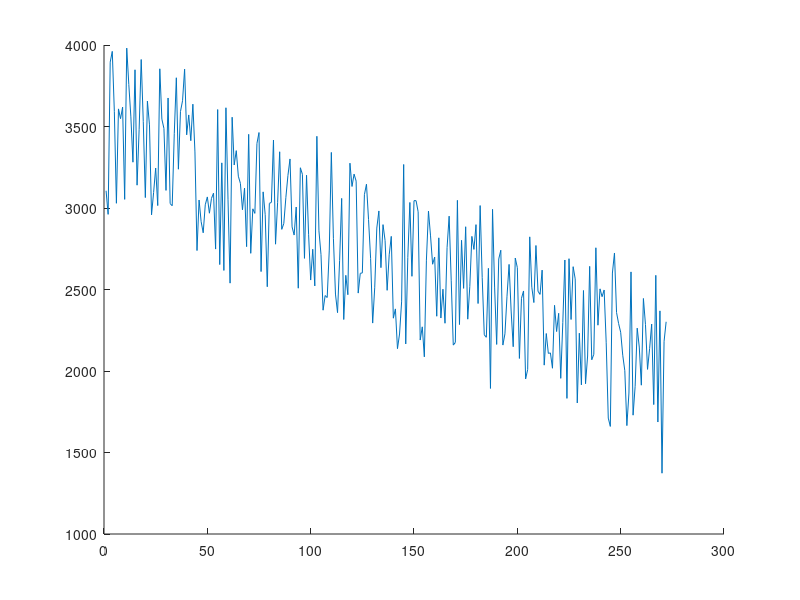

Source code (MATLAB): (Note: this script raises an error after producing the figure.)
%% Caffeine Reaction Times Plot %%

% Project Summary:
    % This project analyzed the relationship between caffeine and reaction
    % times. Three participants were exposed to three different levels of
    % caffeine (in milligrams): 400 mg, 200 mg, and a control participant
    % that was not exposed to any caffeine. 
    
% Script Summary:
    % The purpose of this script is to import the data gathered from the
    % experiment described above, remove invalid trials, and then plot 
    % the valid data into a trace plot. This trace plot will serve as the
    % only output.

% Author:           Mystery (Wo)Man        
% Contact Email:    mystery(wo)man@nyu.edu
% Date Created:     06/08/2019 (mm/dd/yyyy)

% Revision History (date format: mm/dd/yyyy)

% Revision #: Original
% Date              % Author        % Description
% 06/08/2019        % M. (Wo)Man    % Script was created

%% 0 ~ Loading the Data & Intializing Variables

% 0.a ~ Tabula Rasa
clear all   % Clear memory
close all   % Close open figures

% 0.b ~ Load Data into Workspace
load('Assignment1_data.mat')

% The Variables Being Loaded:
    % Participant response times (in ms) when exposed to different
    % conditions are captured in the below variables:
        % data_caffeine_200     = response times when exposed to 200mgs of caffeine 
        % data_caffeine_400     = response times when exposed to 400mgs of caffeine
        % data_caffeine_control = response times from the control group
    % In order to control for participant anticipation effects, the
    % experimenter randomized the onset of stimulus (aka 'trigger times'). This 
    % measure (in ms) was captured in the below variables:
        % stimTime_caffeine_200     = stimulus presentation delay for 200mg condition
        % stimTime_caffeine_400     = stimulus presentation delay for 400mg condition
        % stimTime_caffeine_control = stimulus presentation delay for the control condition

% 0.c ~ Set up prior variables
numTrials   = 300       ;   % The total amount of trials

% 0.d ~ Graphing Variables - Properties for the final plot
lW          = 1         ;   % Line width for each trace line in final graph
fS          = 14        ;   % General fontsize for final graph
startPoint  = 0         ;   % Start point for x-axis in final graph
xhair       = 5         ;   % x-axis graphing property to add space between plotted lines and graph edge
yhair       = 250       ;   % y-axis graphing property to add space between plotted lines and graph edge

%% 1 Compute Reaction Times (per trial and participant)

% As the experimenter randomized the onset of stimulus
% presentation, sometimes the participant "jumped the gun" reacting
% before the stimulus had even been presented. By removing the the
% stimulus onset time, we can see the participants real reaction times.

% 1.a ~ General Reaction Time (RT) Variable Form
    % reactionTimeXXX = overall response time (for given trial) - time delay of stimulus trigger  

reactionTime200     = data_caffeine_200 - stimTime_caffeine_200 ;   % For 200mg participant/condition
reactionTime400     = data_caffeine_400 - stimTime_caffeine_400 ;   % For 400mg participant/condition
reactionTimeControl = data_control - stimTime_control           ;   % For control participant/condition

%% 2 Identifying Valid Trials

% Because participants may have responded before the presentation of the
% stimulus, we define invalid responses as those that are negative in
% value (after removing the onset delay). Thus, this section of the script 
% pulls out the reaction times that are positive in value and places them 
% into a new data structure.

% 2.a ~ Create a loop to place the valid trials into a new data structure.

% Explaining the below loop step-by-step: 
    % 0. Before the loop, create a matrix ('conditionMatrix') which holds all
    % observed trials. Rows = Trials. Columns = different conditions/participants.
    % 1. Start a 'for' loop which iterates over this matrix - i.e. each step is
    % one of the columns (participants/conditions) in the matrix.
    % 2. Create an 'if' statement within this loop. This statement selects the
    % condition (column) of the matrix.
    % 3. Once the 'if' condition is met, the following line creates a logical
    % array of 1's and 0's and uses it as an indexing array on the column of
    % trials. I.e. - it places only the positive reaction times into the new
    % data structure.

conditionMatrix = [reactionTime200, reactionTime400, reactionTimeControl];  % Create a matrix to iterate over which holds all observed trials. Rows = Trials. Columns = different conditions/participants.

for cc = conditionMatrix                    % Iterate over each condition
   if cc == reactionTime200                 % If reactionTime200
       validTrials200 = cc (cc > 0);        % Then pull out only the positive (valid) reaction times
    
   elseif cc == reactionTime400             % If reactionTime400
       validTrials400 = cc (cc > 0);        % Then pull out only the positive (valid) reaction times
  
   else                                     % If reactionTimeControl
       validTrialsControl = cc (cc > 0);    % Then pull out only the positive (valid) reaction times
   end
end

%% 3 Check The Data

% In order to verify that our newly created "validTrials" variables are
% correct, we implement a check. In order to do this we utilize a simple
% ground truth.

% 3.a ~ Ground Truth = There should be no negative values held in the
% "validTrials" variables. 
    % To check this, we simply pass a logical test on each variable (are
    % there any negative values in the variable) and then sum take the sum
    % of the entire logical array. The result should deliver a value of
    % zero if there are no negative values (i.e. the invalid trials have
    % been removed).
    
check1 = sum(validTrials200 < 0)        ;
check2 = sum(validTrials400 < 0)        ;
check3 = sum(validTrialsControl < 0)    ;

% 3.b ~ Create 'If' statements which display user friendly output confirming 
% whether or not the above check was successful:

if check1 == 0 && check2 == 0 && check3 == 0    % If all checks  = 0 (as they should, then display the below message.)
    disp('You''re check has confirmed that the "validTrials" variables include only valid trials.')
else                                            % If not, display the message below.
    disp('Please recheck the creation of the "validTrials" variables, there seems to be a problem.')
end
    
%% 4 Plot Valid Data
% Now that valid reaction time (rt) data has been separated from invalid
% data, and we have double checked it has been done properly, this data
% will be plotted.

% 4.a ~ Open a canvas

rtFigure = figure ;  % Open a figure named "rtFigure"
hold on              % Keep this figure open

% 4.b ~ Create a "Trials Variable" (serves as the x-axis values for all
% plots):
    % Create a "trials variable" that is the correct number of trials - not
    % 300 - as we have removed some invalid observations. NOTE: All participants
    % had an equal number of invalid trials, so only one trial variable is
    % necessary.

validNumTrials = 1:length(validTrials200) ; % Trials variable 

% 4.c ~ Create trace lines and set their properties

plot200mg               = plot(validNumTrials, validTrials200)      ; % Plot valid trials for the 200 mg condition
plot200mg.Color         = 'b'                                       ; % Make the line blue
plot200mg.LineWidth     = lW                                        ; % Set line width to 1
plot400mg               = plot(validNumTrials, validTrials400)      ; % Plot valid trials for the 400 mg condition
plot400mg.Color         = 'r'                                       ; % Make the line red
plot400.LineWidth       = lW                                        ; % Set line width to 1
plotControl             = plot(validNumTrials, validTrialsControl)  ; % Plot valid trials for control condition
plotControl.Color       = 'k'                                       ; % Make the line black
plotControl.LineWidth   = lW                                        ; % Set line width to 1

% 4.d ~ Graph customizations

xlabel('Valid Trials')                                          ;   % X-axis label
ylabel('Reaction Time (ms)')                                    ;   % Y-axis label
title('Reaction Time as a Function of Caffeine Consumption')    ;   % Title of graph
legend( '200mg', '400mg', 'Control', 'Location', 'EastOutside') ;   % Legend description and location
xlim([startPoint length(validTrials200) + xhair])               ;   % Limit of x-axis = 0 to 277
ylim([startPoint max(validTrialsControl) + yhair])              ;   % Limit of x-axis = 0 to 4297 (4297 = 250 ms greater than the largest recorded observation)
set(gca,'Xtick',startPoint:25:(length(validTrials200) + xhair)) ;   % Set x-axis tic marks. 0 to 275 (increasing by 25) 
set(gca,'FontSize', fS)                                         ;   % Setting font size for all graph labels to 14
set(gca,'TickDir', 'out')                                       ;   % Setting tick marks to be outside of graph

%% 5 Save All Variables

savefig(rtFigure, 'validTrialsFigure.fig')  ; % Save a figure file
save('validTrialsWorkspace.mat')            ; % Save the workspace

%% END




